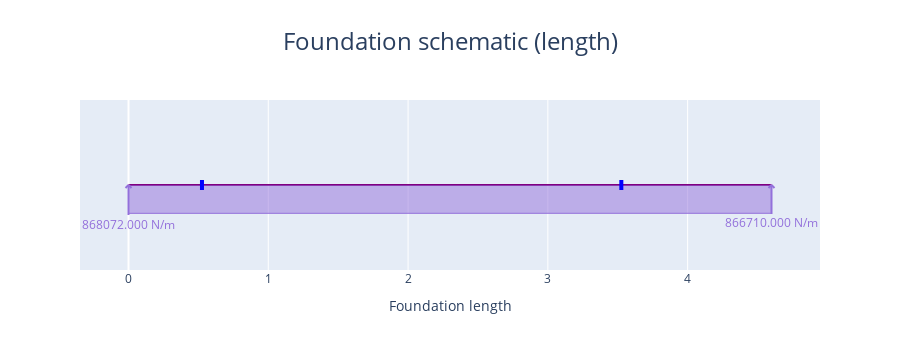

Notebook code cell kept with this figure:
### Markdown cell above
#### Plot the foundation loading diagram in x direction

### Code cell
comb_footing_design.plot_foundation_loading_X()
# This shows the loadings that the foundation is subjected to

### Figure 1 — Plotly figure (JSON) as saved in the notebook; plotly's stock layout.template omitted (floating-point values rounded to 4 significant figures)
{"data": [{"hoverinfo": "skip", "hovertemplate": "%{x} %{meta[0]}", "line": {"color": "purple", "width": 2}, "meta": ["m"], "mode": "lines", "name": "Beam_", "type": "scatter", "x": [0, 4.6], "y": [0, 0]}, {"hoverinfo": "skip", "hovertemplate": "x: %{x:.3f} %{meta[1]}<br>Fixed: %{meta[0]}", "marker": {"color": "blue", "size": 10, "symbol": "triangle-up"}, "meta": ["[1, 1, 1]", "m"], "mode": "markers", "name": "Support", "opacity": 0, "showlegend": false, "type": "scatter", "x": [0.54], "y": [0]}, {"hoverinfo": "skip", "hovertemplate": "x: %{x:.3f} %{meta[1]}<br>Fixed: %{meta[0]}", "marker": {"color": "blue", "size": 10, "symbol": "triangle-up"}, "meta": ["[1, 1, 1]", "m"], "mode": "markers", "name": "Support", "opacity": 0, "showlegend": false, "type": "scatter", "x": [3.54], "y": [0]}, {"fill": "tozeroy", "hoverinfo": "skip", "hovertemplate": "", "line": {"color": "mediumpurple", "width": 1}, "mode": "lines", "name": "Trapezoidal<br>Load", "type": "scatter", "x": [0, 4.6], "y": [-1, -0.9984]}, {"hoverinfo": "skip", "hovertemplate": "x: %{meta[0]:.3f} %{meta[3]}<br>Force: %{meta[1]:.3f} %{meta[4]}        <br>Angle: %{meta[2]:.3f} deg", "marker": {"color": "mediumpurple", "size": 10, "symbol": "triangle-up"}, "meta": [0, 868072, 90, "m", "N/m"], "mode": "markers", "name": "Distributed<br>Load", "opacity": 0, "showlegend": false, "type": "scatter", "x": [0], "y": [0]}, {"hoverinfo": "skip", "hovertemplate": "x: %{meta[0]:.3f} %{meta[3]}<br>Force: %{meta[1]:.3f} %{meta[4]}        <br>Angle: %{meta[2]:.3f} deg", "marker": {"color": "mediumpurple", "size": 10, "symbol": "triangle-up"}, "meta": [4.6, 866710, 90, "m", "N/m"], "mode": "markers", "name": "Distributed<br>Load", "opacity": 0, "showlegend": false, "type": "scatter", "x": [4.6], "y": [0]}], "layout": {"annotations": [{"font": {"color": "mediumpurple"}, "showarrow": false, "text": "868072.000 N/m", "x": 0, "xref": "x", "xshift": 0, "y": 0, "yref": "y", "yshift": -39}, {"font": {"color": "mediumpurple"}, "showarrow": false, "text": "866710.000 N/m", "x": 4.6, "xref": "x", "xshift": 0, "y": 0, "yref": "y", "yshift": -37.7}], "height": 350, "hovermode": "x", "shapes": [{"fillcolor": "blue", "line": {"color": "blue", "width": 4}, "type": "rect", "x0": -2, "x1": -2, "xanchor": 0.54, "xref": "x", "xsizemode": "pixel", "y0": -5, "y1": 5, "yanchor": 0, "yref": "y", "ysizemode": "pixel"}, {"fillcolor": "blue", "line": {"color": "blue", "width": 4}, "type": "rect", "x0": -2, "x1": -2, "xanchor": 3.54, "xref": "x", "xsizemode": "pixel", "y0": -5, "y1": 5, "yanchor": 0, "yref": "y", "ysizemode": "pixel"}, {"line": {"color": "mediumpurple", "width": 2}, "type": "line", "x0": 0, "x1": 3, "xanchor": 0, "xref": "x", "xsizemode": "pixel", "y0": 0, "y1": -3, "yanchor": 0, "yref": "y", "ysizemode": "pixel"}, {"line": {"color": "mediumpurple", "width": 2}, "type": "line", "x0": 0, "x1": -3, "xanchor": 0, "xref": "x", "xsizemode": "pixel", "y0": 0, "y1": -3, "yanchor": 0, "yref": "y", "ysizemode": "pixel"}, {"line": {"color": "mediumpurple", "width": 2}, "type": "line", "x0": 0, "x1": 0, "xanchor": 0, "xref": "x", "xsizemode": "pixel", "y0": 0, "y1": -30, "yanchor": 0, "yref": "y", "ysizemode": "pixel"}, {"line": {"color": "mediumpurple", "width": 2}, "type": "line", "x0": 0, "x1": 3, "xanchor": 4.6, "xref": "x", "xsizemode": "pixel", "y0": 0, "y1": -3, "yanchor": 0, "yref": "y", "ysizemode": "pixel"}, {"line": {"color": "mediumpurple", "width": 2}, "type": "line", "x0": 0, "x1": -3, "xanchor": 4.6, "xref": "x", "xsizemode": "pixel", "y0": 0, "y1": -3, "yanchor": 0, "yref": "y", "ysizemode": "pixel"}, {"line": {"color": "mediumpurple", "width": 2}, "type": "line", "x0": 0, "x1": 0, "xanchor": 4.6, "xref": "x", "xsizemode": "pixel", "y0": 0, "y1": -29, "yanchor": 0, "yref": "y", "ysizemode": "pixel"}], "showlegend": false, "title": {"font": {"size": 24}, "text": "Foundation schematic (length)", "x": 0.5}, "xaxis": {"title": {"text": "Foundation length"}}, "yaxis": {"fixedrange": true, "range": [-3, 3], "visible": false}}}
